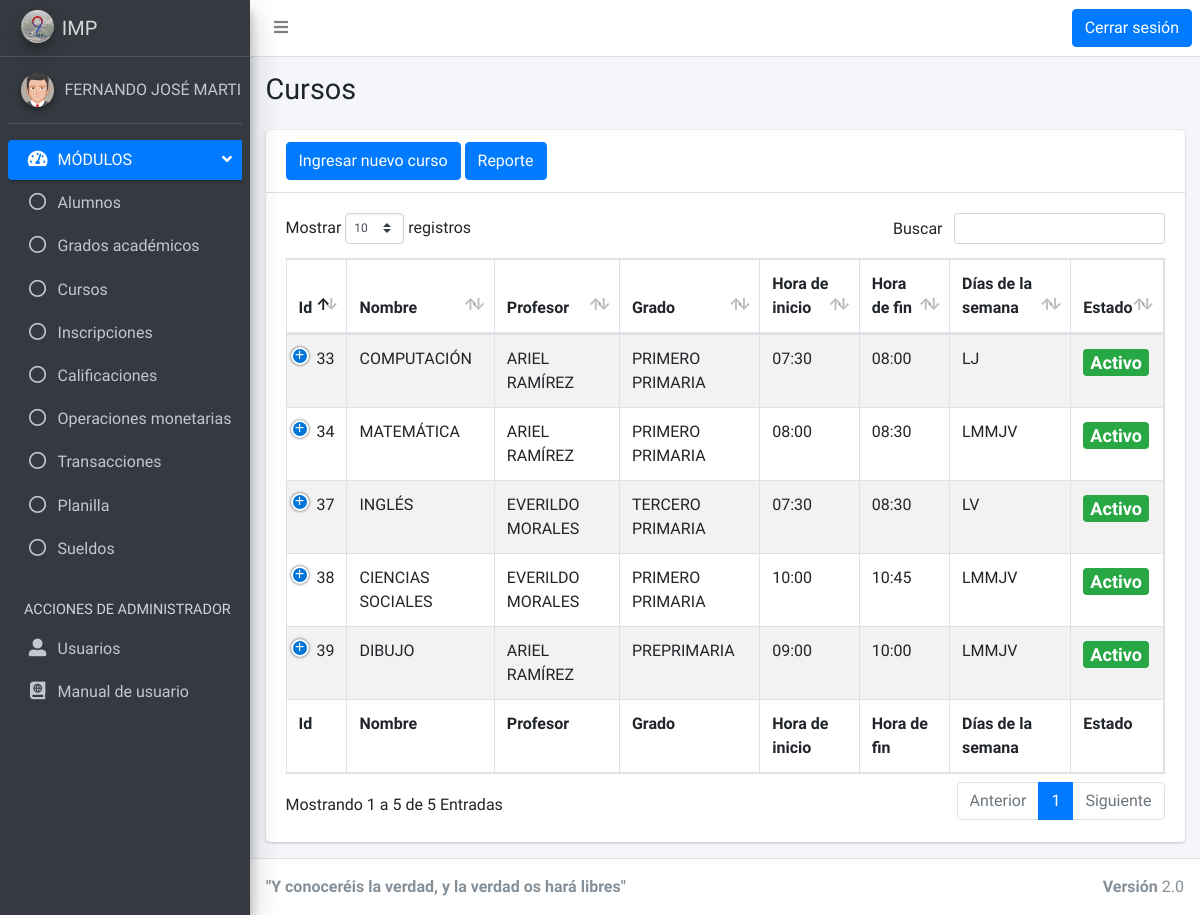
/vistas/curso.php (signed in), run on the app's committed database.
### tables this page shows
CREATE TABLE `cursos` (
  `id` int(10) UNSIGNED NOT NULL,
  `id_profesor` int(10) UNSIGNED NOT NULL,
  `id_grado` int(10) UNSIGNED NOT NULL,
  `nombre` varchar(100) NOT NULL,
  `hora_inicio` varchar(45) NOT NULL,
  `hora_fin` varchar(45) NOT NULL,
  `dias_semana` varchar(45) NOT NULL,
  `estado` int(11) NOT NULL DEFAULT 1,
  `fecha_commit` timestamp NOT NULL DEFAULT current_timestamp()
);

CREATE TABLE `tblusuarios` (
  `id` int(10) UNSIGNED NOT NULL,
  `id_rol` int(10) UNSIGNED NOT NULL,
  `dpi` varchar(100) DEFAULT NULL,
  `nombres` varchar(100) NOT NULL,
  `apellidos` varchar(100) NOT NULL,
  `email` varchar(100) NOT NULL,
  `password` varchar(100) NOT NULL,
  `telefono` int(11) NOT NULL,
  `fotografia` longblob DEFAULT NULL,
  `fecha_commit` timestamp NOT NULL DEFAULT current_timestamp(),
  `estado` int(11) NOT NULL DEFAULT 1
);

CREATE TABLE `grados` (
  `id` int(10) UNSIGNED NOT NULL,
  `nombre` varchar(100) NOT NULL,
  `estado` int(11) NOT NULL DEFAULT 1,
  `fecha_commit` timestamp NOT NULL DEFAULT current_timestamp()
);

### clases/Curso.php (called while the page is built, shortened)
<?php
    class Curso{
        public $id;
        public $idProfesor;
        public $idGrado;
        public $nombre;
        public $horaInicio;
        public $horaFin;
        public $estado;
        public function getId(){
            return $this->id;
        }
        public function setId($_id){
            $this->id = $_id;
        }
        public function getIdProfesor(){
            return $this->idProfesor;
        }
        public function setIdProfesor($_idProfesor){
            $this->idProfesor = $_idProfesor;
        }
        public function getIdGrado(){
            return $this->idGrado;
        }
        public function setIdGrado($_idGrado){
            $this->idGrado = $_idGrado;
        }
        public function getNombre(){
            return $this->nombre;
        }
        public function setNombre($_nombre){
            $this->nombre = $_nombre;
        }
        public function getHoraInicio(){
            return $this->horaInicio;
        }
        public function setHoraInicio($_horaInicio){
            $this->horaInicio = $_horaInicio;
        }
        public function getHoraFin(){
            return $this->horaFin;
        }
        public function setHoraFin($_horaFin){
            $this->horaFin = $_horaFin;
        }
        public function getEstado(){
            return $this->estado;
        }
        public function setEstado($_estado){
            $this->estado = $_estado;
        }
          public function obtenerCursos(){
        $conexion = new Conexion();
        $conexion->conectar();
        $resultadoCursos = array();
        $sql = "select *from cursos";
        $ejecutar = mysqli_query($conexion->db, $sql);
        while($fila = mysqli_fetch_array($ejecutar)){
            $cursoIndex = new Curso();
                $cursoIndex->setId($fila['id']);
                $cursoIndex->setIdProfesor($fila['id_profesor']);
                $cursoIndex->setIdGrado($fila['id_grado']);
                $cursoIndex->setNombre($fila['nombre']);
                $cursoIndex->setHoraInicio($fila['hora_inicio']);
                $cursoIndex->setHoraFin($fila['hora_fin']);
                $cursoIndex->setDiasSemana($fila['dias_semana']);
                $cursoIndex->setEstado($fila['estado']);
                $cursoIndex->setFechaCommit($fila['fecha_commit']);
            array_push($resultadoCursos,$cursoIndex);
        }
        return $resultadoCursos;
        }
    }
?>

### db/Conexion.php (called while the page is built, shortened)
<?php
 class Conexion{
     public $hostname="localhost";
     public $username="root";
     public $password="";
     public $dbname="db_a6edc2_dbimp";
     public function getHostname(){
         return $this->hostname;
     }
     public function getUserName(){
         return $this->username;
     }
     public function getPassword(){
         return $this->password;
     }
     public function getDbName(){
         return $this->dbname;
     }
     public function conectar(){
        $this->db = mysqli_connect($this->getHostname(),$this->getUserName(), $this->getPassword())
        or die("<html><script language='JavaScript'>alert('¡No es posible conectarse a la base de datos! Vuelve a intentarlo más tarde.'),history.go(-1)</script></html>");
     }
}
?>

### clases/Usuario.php (called while the page is built, shortened)
<?php
    class Usuario{
        public $nombres;
        public $apellidos;
        public function getNombres(){
            return $this->nombres;
        }
        public function setNombres($_nombres){
            $this->nombres = $_nombres;
        }
        public function getApellidos(){
            return $this->apellidos;
        }
        public function setApellidos($_apellidos){
            $this->apellidos = $_apellidos;
        }
      public function buscarPorId($idBusqueda){
         $conexion = new Conexion();
         $conexion->conectar();
         $resultadoUsuario = new Usuario();
        $sql = "select *from tblusuarios where id='" . $idBusqueda . "'";
        $ejecutar = mysqli_query($conexion->db, $sql);
        while($fila = mysqli_fetch_array($ejecutar)){
            $resultadoUsuario->setId($fila['id']);
            $resultadoUsuario->setIdRol($fila['id_rol']);
            $resultadoUsuario->setDpi($fila['dpi']);
            $resultadoUsuario->setNombres($fila['nombres']);
            $resultadoUsuario->setApellidos($fila['apellidos']);
            $resultadoUsuario->setEmail($fila['email']);
            $resultadoUsuario->setPassword($fila['password']);
            $resultadoUsuario->setEstado($fila['estado']);
            $resultadoUsuario->setFechaCommit($fila['fecha_commit']);
            $resultadoUsuario->setTelefono($fila['telefono']);
            $resultadoUsuario->setFotografia($fila['fotografia']);
        }
            return $resultadoUsuario;
       }
    }
?>

### clases/Grado.php (called while the page is built, shortened)
<?php
    class Grado{
        public $nombre;
        public function getNombre(){
            return $this->nombre;
        }
        public function setNombre($_nombre){
            $this->nombre = $_nombre;
        }
    public function buscarPorId($idBusqueda){
     $conexion = new Conexion();
     $conexion->conectar();
     $resultadoGrado = new Grado();
    $sql = "select *from grados where id='" . $idBusqueda . "'";
    $ejecutar = mysqli_query($conexion->db, $sql);
    while($fila = mysqli_fetch_array($ejecutar)){
        $resultadoGrado->setId($fila['id']);
        $resultadoGrado->setNombre($fila['nombre']);
        $resultadoGrado->setEstado($fila['estado']);
        $resultadoGrado->setFechaCommit($fila['fecha_commit']);
    }
        return $resultadoGrado;
    }
}
?>

### vistas/curso.php (the view, shortened to what this page needs)
<?php
include ("layout/header.php");
?>
<?php
include ("layout/nav.php");
?>
<div class="content-wrapper">
    <section class="content-header">
      <div class="container-fluid">
        <div class="row mb-2">
          <div class="col-sm-6">
            <h1>Cursos</h1>
          </div>
          <div class="col-sm-6">
          </div>
        </div>
      </div>
    </section>
    <section class="content">
      <div class="container-fluid">
        <div class="row">
          <div class="col-12">
            <div class="card">
              <div class="card-header">
              <a type="submit" class="btn btn-primary" href="curso_ingresar.php">Ingresar nuevo curso</a>
              <a type="submit" class="btn btn-primary" target="_blank" href="../reportes/reporte_usuario.php">Reporte</a>
              </div>
              <div class="card-body">
                <table id="example1" class="table table-bordered table-striped">
                  <thead>
                  <tr>
                    <th>Id</th>
                    <th>Nombre</th>
                    <th>Profesor</th>
                    <th>Grado</th>
                    <th>Hora de inicio</th>
                    <th>Hora de fin</th>
                    <th>Días de la semana</th>
                    <th>Estado</th>
                  </tr>
                  </thead>
                  <tbody>
                <?php
                $curso = new Curso();
                $cursoArray = $curso->obtenerCursos();
                for($i=0; $i<sizeof($cursoArray);$i++){
                  echo "<tr>";
                  $id = $cursoArray[$i]->getId();
                  $nombre = $cursoArray[$i]->getNombre();
                  $profesor = $cursoArray[$i]->getIdProfesor();
                  $usuario = new Usuario();
                  $resUsuario = $usuario->buscarPorId($profesor);
                  $nombreProfesor = $resUsuario->getNombres() . " " . $resUsuario->getApellidos();
                  $grado = $cursoArray[$i]->getIdGrado();
                  $gradoClase = new Grado();
                  $gradoRes = $gradoClase->buscarPorId($grado);
                  $nombreGrado = $gradoRes->getNombre();
                  $horaInicio = $cursoArray[$i]->getHoraInicio();
                  $horaFin = $cursoArray[$i]->getHoraFin();
                  $diasSemana = $cursoArray[$i]->getDiasSemana();
                  $estado = $cursoArray[$i]->getEstado();
                  echo "
                    <td>$id</td>
                    <td>$nombre</td>
                    <td>$nombreProfesor</td>
                    <td>$nombreGrado</td>
                    <td>$horaInicio</td>
                    <td>$horaFin</td>
                    ";
                    $cadenaDias ="";
                    for($r=0;$r<strlen($diasSemana);$r++){
                        if(strcmp(strval($diasSemana[$r]), "1") === 0){
                            $cadenaDias = $cadenaDias . "L";
                        }
                        if(strcmp(strval($diasSemana[$r]), "2") === 0){
                            $cadenaDias = $cadenaDias . "M";
                        }
                        if(strcmp(strval($diasSemana[$r]), "3") === 0){
                            $cadenaDias = $cadenaDias . "M";
                        }
                        if(strcmp(strval($diasSemana[$r]), "4") === 0){
                            $cadenaDias = $cadenaDias . "J";
                        }
                        if(strcmp(strval($diasSemana[$r]), "5") === 0){
                            $cadenaDias = $cadenaDias . "V";
                        }
                    }
                    echo "<td>$cadenaDias</td>";
                  if($estado==1){
                    echo "<td><h4><span class='badge bg-success'>Activo</span></h4></td>";
                  }else{
                    echo "<td><h4><span class='badge bg-danger'>Inactivo</span></h4></td>";
                  }
                  echo "</tr>";
                }
                  ?>
                  </tbody>
                  <tfoot>
                  <tr>
                    <th>Id</th>
                    <th>Nombre</th>
                    <th>Profesor</th>
                    <th>Grado</th>
                    <th>Hora de inicio</th>
                    <th>Hora de fin</th>
                    <th>Días de la semana</th>
                  <th>Estado</th>
                  </tr>
                  </tfoot>
                </table>
              </div>
            </div>
          </div>
        </div>
      </div>
    </section>
  </div>
<?php
include ("layout/footer.php");
?>

### data on the page
cursos: id "33", nombre "COMPUTACIÓN", id_profesor.apellidos "ARIEL RAMÍREZ", id_grado.nombre "PRIMERO PRIMARIA", hora_inicio "07:30", hora_fin "08:00", cadenaDias "LJ", estado "Activo"
cursos: id "34", nombre "MATEMÁTICA", id_profesor.apellidos "ARIEL RAMÍREZ", id_grado.nombre "PRIMERO PRIMARIA", hora_inicio "08:00", hora_fin "08:30", cadenaDias "LMMJV", estado "Activo"
cursos: id "37", nombre "INGLÉS", id_profesor.apellidos "EVERILDO MORALES", id_grado.nombre "TERCERO PRIMARIA", hora_inicio "07:30", hora_fin "08:30", cadenaDias "LV", estado "Activo"
cursos: id "38", nombre "CIENCIAS SOCIALES", id_profesor.apellidos "EVERILDO MORALES", id_grado.nombre "PRIMERO PRIMARIA", hora_inicio "10:00", hora_fin "10:45", cadenaDias "LMMJV", estado "Activo"
cursos: id "39", nombre "DIBUJO", id_profesor.apellidos "ARIEL RAMÍREZ", id_grado.nombre "PREPRIMARIA", hora_inicio "09:00", hora_fin "10:00", cadenaDias "LMMJV", estado "Activo"

### other printed values
$nombre "FERNANDO JOSÉ"
